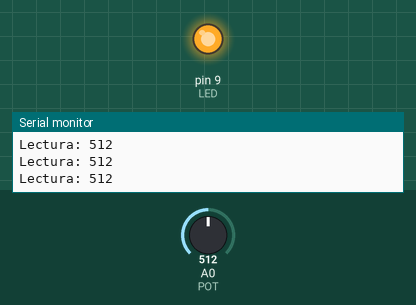
This sketch was run on a simulated Arduino Uno, built with avr-gcc and run on an emulated ATmega328P. Shown: output pins drawn as LEDs (lit = HIGH), the last lines printed to the serial monitor. The test bench sets the inputs (shaded band); at power-on: A0 (POT) = 512.

Above: at 1.2 s.
1.3 s: A0 (POT) set to 240
At 2.0 s:
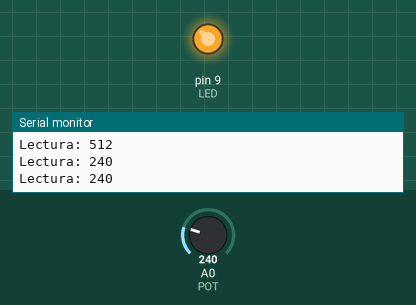
2.8 s: A0 (POT) set to 122
At 3.2 s:
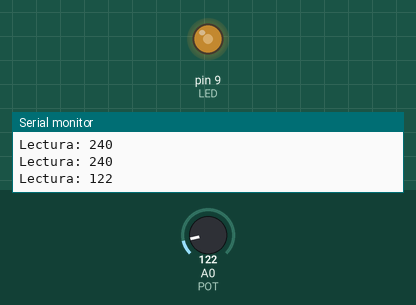
4.3 s: A0 (POT) set to 0
At 5.5 s:
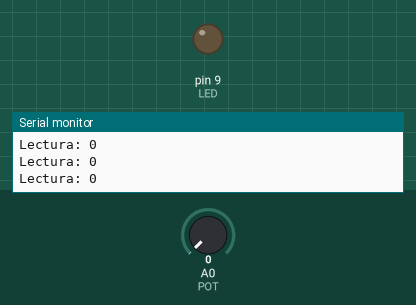
Timing chart, 0 to 7.3 s (numbered marks = the images above; inputs shaded):
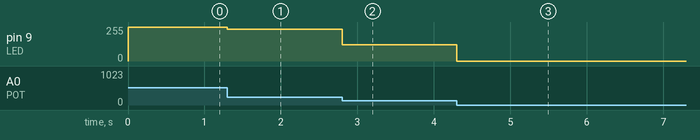

Measured:
- after the input at 1.3 s, pin 9 (LED): 255/255 → 240/255 at once
- after the input at 2.8 s, pin 9 (LED): 240/255 → 122/255 at once
- after the input at 4.3 s, pin 9 (LED): 122/255 → 0/255 at once

The sketch:

pot-sin-escala.ino
```cpp
// Fallo: escribe la lectura 0–1023 directamente en analogWrite.
const int POT = A0;
const int LED = 9;
unsigned long ultimo = 0;

void setup() {
  Serial.begin(9600);
}

void loop() {
  int lectura = analogRead(POT);
  analogWrite(LED, lectura);
  if (millis() - ultimo >= 250) {
    ultimo += 250;
    Serial.print("Lectura: ");
    Serial.println(lectura);
  }
}
```
